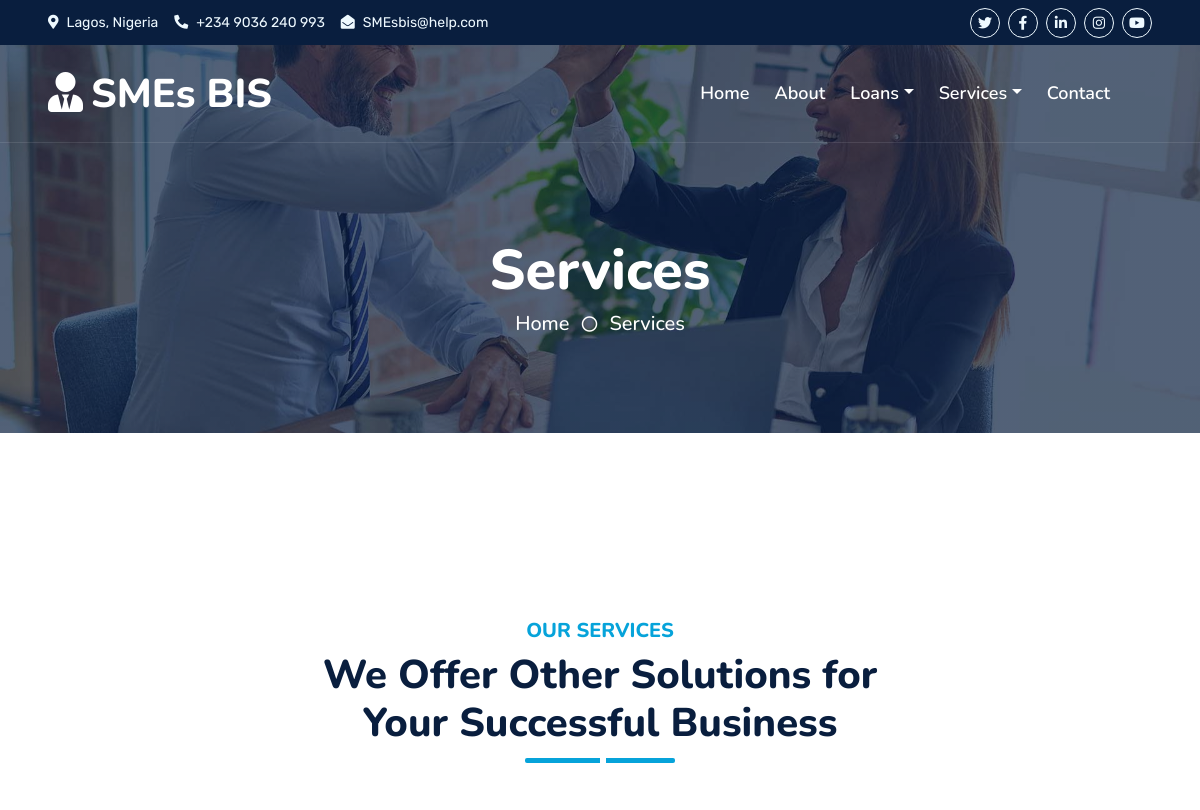
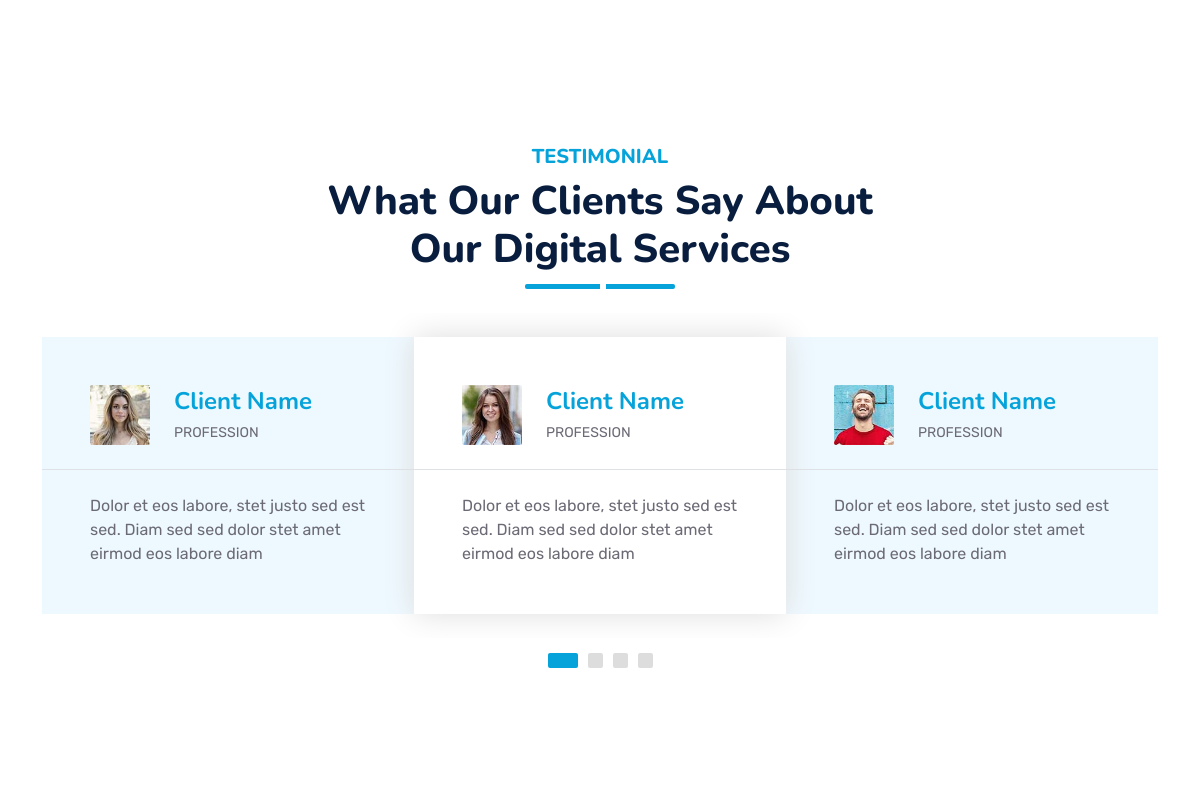
/services/ (upper part), run on an earlier commit of the app's database (2 pictures, top to bottom).
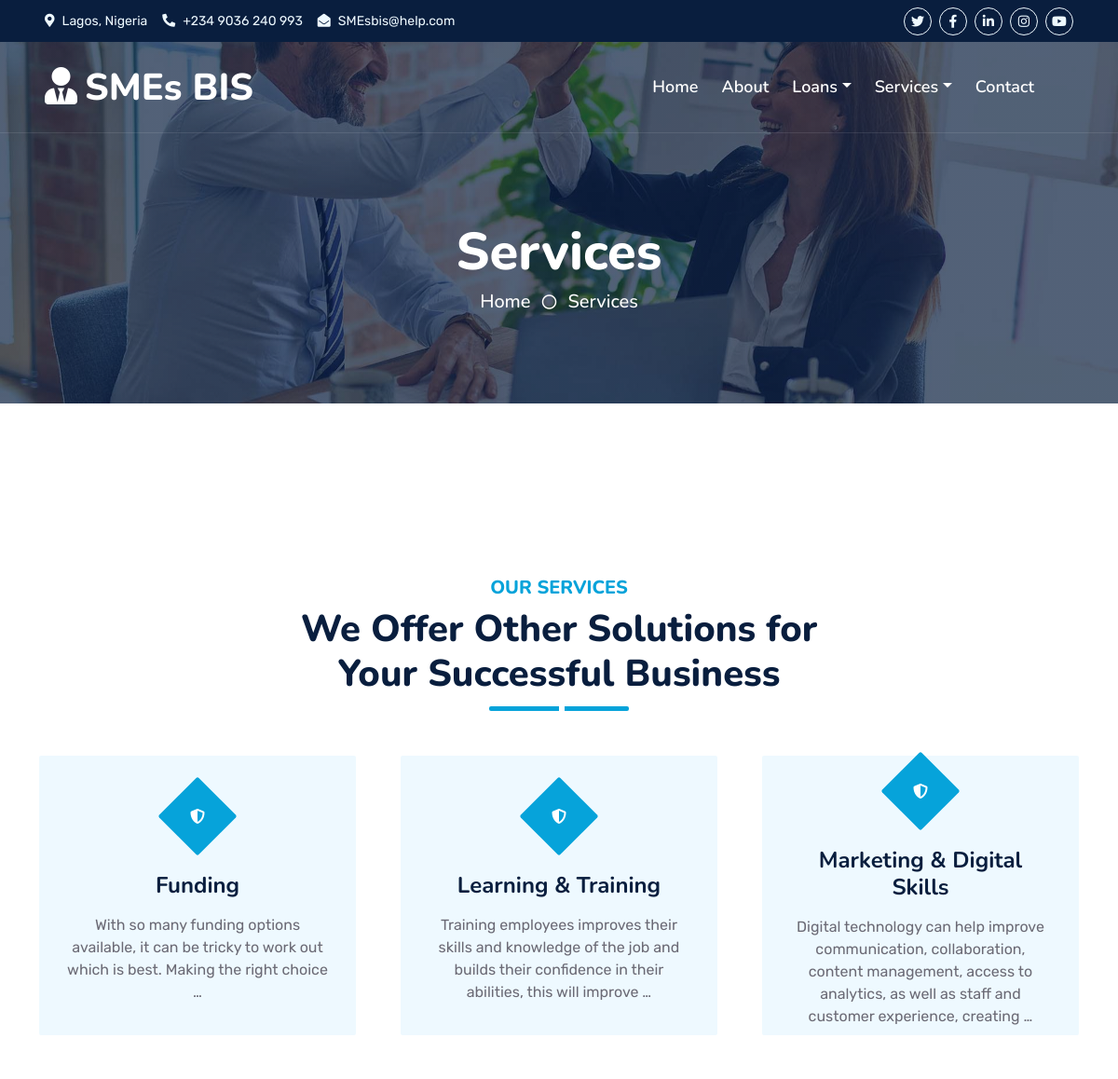
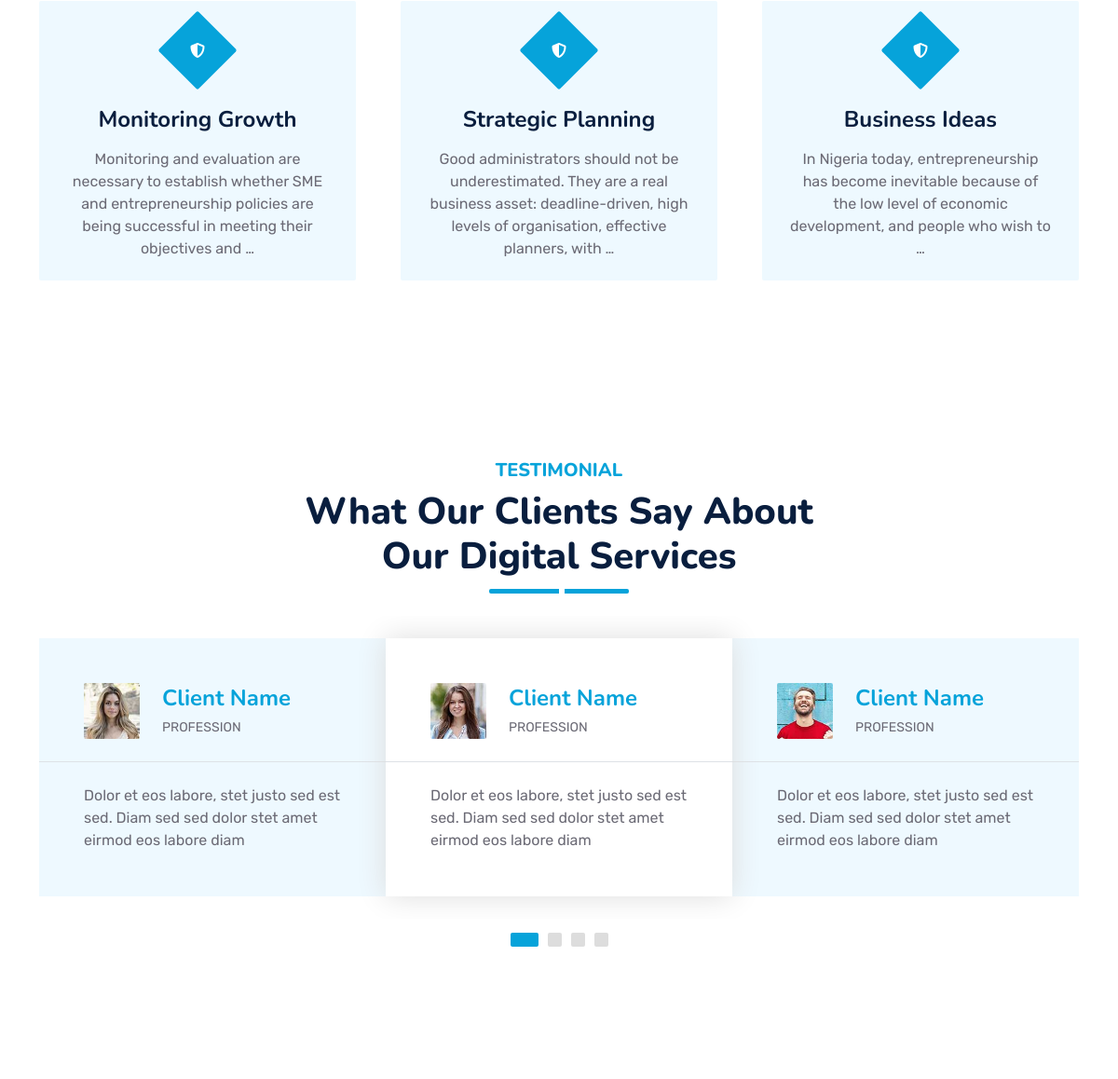
And on a later commit of the database (2 pictures, top to bottom).
### main/models.py (models this page shows, shortened)
class Service(models.Model):
	name = models.CharField(max_length=100, blank=False, null=False)
	description = models.TextField(blank=True, null=True)
	updated = models.DateTimeField(auto_now=True)
	created = models.DateTimeField(auto_now_add=True)
	class Meta:
		ordering = ('-created',)

### main/views.py (the view)
# urls.py: path('services/', views.service, name='service'),
def service(request, service=None):
	if service:
		service = Service.objects.get(name__iexact=service)
		filters = Blog.objects.filter(service=service)
		context = {'service':service, 'filters':filters}
		return render(request, 'main/blog.html', context)
	else:
		service = Service.objects.all()
	context = {'service':service}
	return render(request, 'main/services.html', context)

### main/templates/main/services.html (shortened to what this page needs)
{% extends 'base.html' %}
{% load static %}
{% block content %}
    <div class="container-fluid position-relative p-0">
    	{% include 'nav.html' %}
        <div class="container-fluid bg-primary py-5 bg-header" style="margin-bottom: 90px;">
            <div class="row py-5">
                <div class="col-12 pt-lg-5 mt-lg-5 text-center">
                    <h1 class="display-4 text-white animated zoomIn">Services</h1>
                    <a href="{% url 'main:index' %}" class="h5 text-white">Home</a>
                    <i class="far fa-circle text-white px-2"></i>
                    <a href="" class="h5 text-white">Services</a>
                </div>
            </div>
        </div>
    </div>
    <div class="container-fluid py-5 wow fadeInUp" data-wow-delay="0.1s">
        <div class="container py-5">
            <div class="section-title text-center position-relative pb-3 mb-5 mx-auto" style="max-width: 600px;">
                <h5 class="fw-bold text-primary text-uppercase">Our Services</h5>
                <h1 class="mb-0">We Offer Other Solutions for Your Successful Business</h1>
            </div>
            <div class="row g-5">
                {% for ser in service %}
                <div class="col-lg-4 col-md-6 wow zoomIn" data-wow-delay="0.3s">
                    <div class="service-item bg-light rounded d-flex flex-column align-items-center justify-content-center text-center">
                        <div class="service-icon">
                            <i class="fa fa-shield-alt text-white"></i>
                        </div>
                        <h4 class="mb-3">{{ser.name}}</h4>
                        <p class="m-0">{{ ser.description|truncatewords:20 }}</p>
                    </div>
                </div>
                {% endfor %}
            </div>
        </div>
    </div>
    <div class="container-fluid py-5 wow fadeInUp" data-wow-delay="0.1s">
        <div class="container py-5">
            <div class="section-title text-center position-relative pb-3 mb-4 mx-auto" style="max-width: 600px;">
                <h5 class="fw-bold text-primary text-uppercase">Testimonial</h5>
                <h1 class="mb-0">What Our Clients Say About Our Digital Services</h1>
            </div>
            <div class="owl-carousel testimonial-carousel wow fadeInUp" data-wow-delay="0.6s">
                <div class="testimonial-item bg-light my-4">
                    <div class="d-flex align-items-center border-bottom pt-5 pb-4 px-5">
                        <img class="img-fluid rounded" src="{% static 'img/testimonial-1.jpg' %}" style="width: 60px; height: 60px;" >
                        <div class="ps-4">
                            <h4 class="text-primary mb-1">Client Name</h4>
                            <small class="text-uppercase">Profession</small>
                        </div>
                    </div>
                    <div class="pt-4 pb-5 px-5">
                        Dolor et eos labore, stet justo sed est sed. Diam sed sed dolor stet amet eirmod eos labore diam
                    </div>
                </div>
                <div class="testimonial-item bg-light my-4">
                    <div class="d-flex align-items-center border-bottom pt-5 pb-4 px-5">
                        <img class="img-fluid rounded" src="{% static 'img/testimonial-2.jpg' %}" style="width: 60px; height: 60px;" >
                        <div class="ps-4">
                            <h4 class="text-primary mb-1">Client Name</h4>
                            <small class="text-uppercase">Profession</small>
                        </div>
                    </div>
                    <div class="pt-4 pb-5 px-5">
                        Dolor et eos labore, stet justo sed est sed. Diam sed sed dolor stet amet eirmod eos labore diam
                    </div>
                </div>
                <div class="testimonial-item bg-light my-4">
                    <div class="d-flex align-items-center border-bottom pt-5 pb-4 px-5">
                        <img class="img-fluid rounded" src="{% static 'img/testimonial-4.jpg' %}" style="width: 60px; height: 60px;" >
                        <div class="ps-4">
                            <h4 class="text-primary mb-1">Client Name</h4>
                            <small class="text-uppercase">Profession</small>
                        </div>
                    </div>
                    <div class="pt-4 pb-5 px-5">
                        Dolor et eos labore, stet justo sed est sed. Diam sed sed dolor stet amet eirmod eos labore diam
                    </div>
                </div>
            </div>
        </div>
    </div>
 {% endblock content %}

### templates/base.html (shortened to what this page needs)
<!DOCTYPE html>
<html lang="en">
{% load static %}
<head>
    <link href="https://cdnjs.cloudflare.com/ajax/libs/font-awesome/5.10.0/css/all.min.css" rel="stylesheet">
    <link href="https://cdn.jsdelivr.net/npm/bootstrap-icons@1.4.1/font/bootstrap-icons.css" rel="stylesheet">
    <link href="{% static 'lib/owlcarousel/assets/owl.carousel.min.css' %}" rel="stylesheet">
    <link href="{% static 'lib/animate/animate.min.css' %}" rel="stylesheet">
    <link href="{% static 'css/bootstrap.min.css' %}" rel="stylesheet">
    <link href="{% static 'css/style.css' %}" rel="stylesheet">
</head>
<body>
    <div class="container-fluid bg-dark px-5 d-none d-lg-block">
        <div class="row gx-0">
            <div class="col-lg-8 text-center text-lg-start mb-2 mb-lg-0">
                <div class="d-inline-flex align-items-center" style="height: 45px;">
                    <small class="me-3 text-light"><i class="fa fa-map-marker-alt me-2"></i>Lagos, Nigeria</small>
                    <small class="me-3 text-light"><i class="fa fa-phone-alt me-2"></i>+234 9036 240 993</small>
                    <small class="text-light"><i class="fa fa-envelope-open me-2"></i>SMEsbis@help.com</small>
                </div>
            </div>
            <div class="col-lg-4 text-center text-lg-end">
                <div class="d-inline-flex align-items-center" style="height: 45px;">
                    <a class="btn btn-sm btn-outline-light btn-sm-square rounded-circle me-2" href=""><i class="fab fa-twitter fw-normal"></i></a>
                    <a class="btn btn-sm btn-outline-light btn-sm-square rounded-circle me-2" href=""><i class="fab fa-facebook-f fw-normal"></i></a>
                    <a class="btn btn-sm btn-outline-light btn-sm-square rounded-circle me-2" href=""><i class="fab fa-linkedin-in fw-normal"></i></a>
                    <a class="btn btn-sm btn-outline-light btn-sm-square rounded-circle me-2" href=""><i class="fab fa-instagram fw-normal"></i></a>
                    <a class="btn btn-sm btn-outline-light btn-sm-square rounded-circle" href=""><i class="fab fa-youtube fw-normal"></i></a>
                </div>
            </div>
        </div>
    </div>
    {% block content %}
    {% endblock content %}
</body>

### templates/nav.html (shortened to what this page needs)
<nav class="navbar navbar-expand-lg navbar-dark px-5 py-3 py-lg-0">
    <a href="{% url 'main:index' %}" class="navbar-brand p-0">
        <h1 class="m-0"><i class="fa fa-user-tie me-2"></i>SMEs BIS</h1>
    </a>
    <div class="collapse navbar-collapse" id="navbarCollapse">
        <div class="navbar-nav ms-auto py-0">
            <a href="{% url 'main:index' %}" class="nav-item nav-link">Home</a>
            <a href="{% url 'main:about' %}" class="nav-item nav-link">About</a>
            <div class="nav-item dropdown">
                <a href="#" class="nav-link dropdown-toggle" data-bs-toggle="dropdown">Loans</a>
            </div>
            <div class="nav-item dropdown">
                <a href="{% url 'main:service' %}" class="nav-link dropdown-toggle" data-bs-toggle="dropdown">Services</a>
            </div>
            <a href="contact.html" class="nav-item nav-link">Contact</a>
        </div>
        <butaton type="button" class="btn text-primary ms-3" data-bs-toggle="modal" data-bs-target="#searchModal">
    </div>
</nav>

### static/css/style.css (style rules this page uses)
:root { --primary: #06A3DA; --secondary: #34AD54; --light: #EEF9FF; --dark: #091E3E; }
h1, h2, .fw-bold { font-weight: 800 !important; }
h3, h4, .fw-semi-bold { font-weight: 700 !important; }
h5, h6, .fw-medium { font-weight: 600 !important; }
.btn { font-family: 'Nunito', sans-serif; font-weight: 600; transition: .5s; }
.btn-sm-square { width: 30px; height: 30px; }
.btn-square, .btn-sm-square, .btn-lg-square { padding-left: 0; padding-right: 0; text-align: center; }
.navbar-dark .navbar-nav .nav-link { font-family: 'Nunito', sans-serif; position: relative; margin-left: 25px; padding: 35px 0; color: #FFFFFF; font-size: 18px; font-weight: 600; outline: none; transition: .5s; }
.navbar-dark .navbar-brand h1 { color: #FFFFFF; }
@media (min-width: 992px) { .navbar-dark { position: absolute; width: 100%; top: 0; left: 0; border-bottom: 1px solid rgba(256, 256, 256, .1); z-index: 999; } }
@media (min-width: 992px) { .navbar-dark .navbar-nav .nav-link::before { position: absolute; content: ""; width: 0; height: 2px; bottom: -1px; left: 50%; background: var(--primary); transition: .5s; } }
.section-title::before { position: absolute; content: ""; width: 150px; height: 5px; left: 0; bottom: 0; background: var(--primary); border-radius: 2px; }
.section-title.text-center::before { left: 50%; margin-left: -75px; }
.section-title::after { position: absolute; content: ""; width: 6px; height: 5px; bottom: 0px; background: #FFFFFF; -webkit-animation: section-title-run 5s infinite linear; animation: section-title-run 5s infinite linear; }
.section-title.text-center::after { -webkit-animation: section-title-run-center 5s infinite linear; animation: section-title-run-center 5s infinite linear; }
.service-item { position: relative; height: 300px; padding: 0 30px; transition: .5s; }
.service-item .service-icon { margin-bottom: 30px; width: 60px; height: 60px; display: flex; align-items: center; justify-content: center; background: var(--primary); border-radius: 2px; transform: rotate(-45deg); }
.service-item .service-icon i { transform: rotate(45deg); }
.testimonial-carousel .owl-item .testimonial-item { transition: .5s; }
.testimonial-carousel .owl-item.center .testimonial-item { background: #FFFFFF !important; box-shadow: 0 0 30px #DDDDDD; }
.bg-header { background: linear-gradient(rgba(9, 30, 62, .7), rgba(9, 30, 62, .7)), url(../img/carousel-1.jpg) center center no-repeat; background-size: cover; }

What changed in the data, as far as the page shows it:
added Service: name "Funding", description "With so many funding options available, it can be tricky to work out which is best. Making the right choice …"
added Service: name "Learning & Training", description "Training employees improves their skills and knowledge of the job and builds their confidence in their abilities, this will improve …"
added Service: name "Marketing & Digital Skills", description "Digital technology can help improve communication, collaboration, content management, access to analytics, as well as staff and customer experience, creating …"
added Service: name "Monitoring Growth", description "Monitoring and evaluation are necessary to establish whether SME and entrepreneurship policies are being successful in meeting their objectives and …"
added Service: name "Strategic Planning", description "Good administrators should not be underestimated. They are a real business asset: deadline-driven, high levels of organisation, effective planners, with …"
added Service: name "Business Ideas", description "In Nigeria today, entrepreneurship has become inevitable because of the low level of economic development, and people who wish to …"
